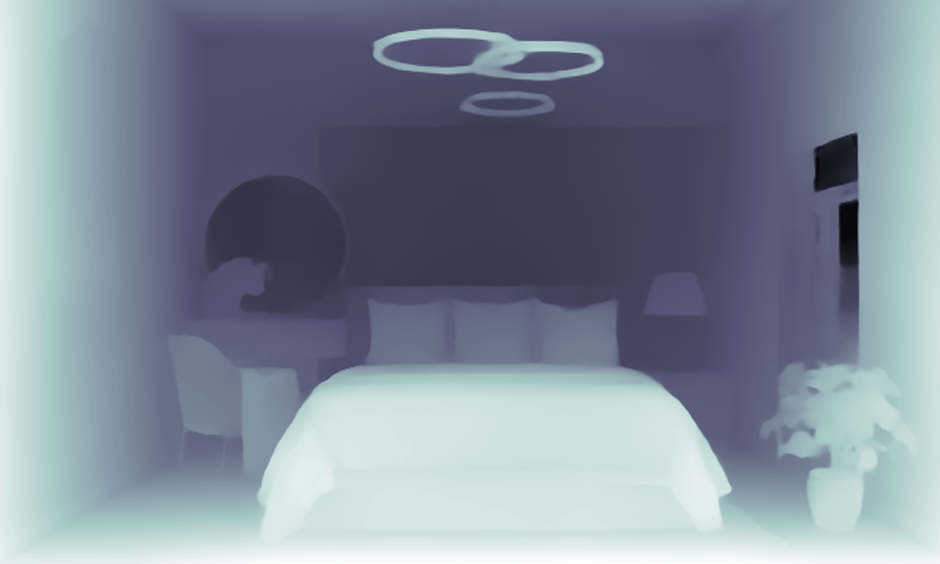
#> input picture metadata/images/orig/no-crop/2_nocrop.png, 940 x 564 px
$ jupyter execute --allow-errors 0_standardize.ipynb
#> lines starting #> are read from the running program, lines starting #| are printed output that depends on the picture
### utils.py
"""
This module contains utility functions for standardizing images and evaluating generated images & depth-maps

"""

import json
import numpy as np
from typing import List
from pathlib import Path
from PIL import Image
from skimage.metrics import (
    normalized_root_mse as nrmse,
    structural_similarity as ssim,
    peak_signal_noise_ratio as psnr,
)
from rich.table import Table
from matplotlib import pyplot as plt


# Local imports
from MANIQA.batch_predict import MANIQAScore


MANIQA_MODEL_FILEPATH = Path("./MANIQA/ckpt_kadid10k.pt")


def standardize_intensity(img: np.ndarray) -> np.ndarray:
    """
    Rescales intensity between 0-255

    """
    img = img - img.min()
    img = img / img.max() * 255

    return img.astype(np.uint8)


# [147 lines left out: functions calc_metrics, maniqa_score, create_table, display_results, not called in this run]

### 0_standardize.ipynb
# Standardizing depth-maps

### Table of Contents
1. [Standardizing depth-maps](#standardizing-depth-maps)
2. [Impact Study for `6.npy`](#impact-study-for-6.npy)
3. [Metric comparison between the generated depth-maps for the given and standardized depth-maps](#metric-comparison-between-the-generated-depth-maps-for-the-given-and-standardized-depth-maps)

The first step involved studying the input depth-maps & prompts. I quickly discovered that the depth-maps were not all in normalized-grayscale and had varying bit-depths. To ensure that the depth-maps were consistent (which is a soft requirement for the SD & ControlNet models), I decided to normalize them to an 8-bit (`uint8`) grayscale format, saved as `.png` files. Below, I standardize the given depth-maps and plot both the provided and standardized sets.

[cell 1]
import numpy as np
from rich import print
from pathlib import Path
from matplotlib import pyplot as plt
from PIL import Image

# Local imports
from utils import standardize_intensity, calc_metrics

# `standardize_intensity` is a function that takes a grayscale image and returns a brightness-standardized version of it
# `calc_metrics` is a function that takes a pair of images and returns a dictionary of metrics - NRMSE, SSIM, and PSNR


img_path = Path("./metadata/images/orig")
pngs = [f for f in img_path.glob("*.png")]
npys = [f for f in img_path.glob("*.npy")]

pngs.sort(), npys.sort()

save_path = img_path.parent / "grayscale"
save_path.mkdir(exist_ok=True)

[cell 2]
for png in pngs:
    img = Image.open(png)

    # Convert to grayscale
    img = img.convert("L")
    img_np = np.asarray(img)

    # Standardize intensity
    img_np = standardize_intensity(img_np)

    # Save as PNG
    img = Image.fromarray(img_np)
    img.save(save_path / (png.stem + "_G.png"), bits=8, optimize=True)

# Plot the original & grayscale images
#> (the rest of this cell did not finish here and is left out)

[cell 3]
for npy in npys:
    img_np = np.load(npy)  # NOTE: Already in grayscale, but not standardized

    # Save the original (for comparison)
    img_orig = Image.fromarray(img_np.astype(np.uint8))
    img_orig.save(save_path.parent / (npy.stem + ".png"))

    # Standardize intensity
    img_np = standardize_intensity(img_np)

    # Save as PNG
    img = Image.fromarray(img_np)
    img.save(save_path / (npy.stem + "_G.png"), bits=8, optimize=True)

# Plot the original & grayscale images
#> (the rest of this cell did not finish here and is left out)

It is clear that the original images (top) are not all in grayscale (some have extra channels), have varying bit-depths, and especially, for "6.npy", the brightness is very low. We standardize the images by converting them to grayscale, and rescaling the brightness, and also study the impact of this process on "6.npy".

[cell 4]
# Doing the same as above for "2_nocrop.png"
img = Image.open(img_path / "no-crop/2_nocrop.png")
#> img is the input picture: PIL image 940x564 RGB; mean R, G, B 128, 138.6, 154.2

plt.imshow(img, cmap=plt.cm.gray)
plt.title("2_nocrop.png")
plt.colorbar()
plt.show()
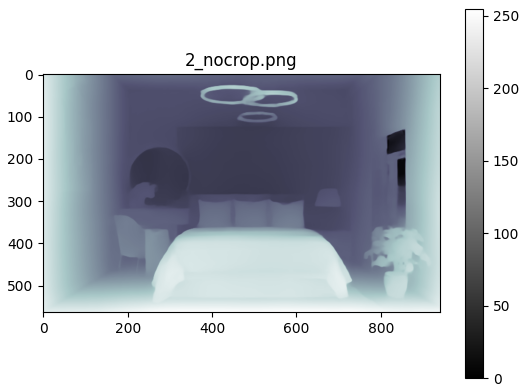
#> figure drawn by matplotlib, 2 panels

img = img.convert("L")
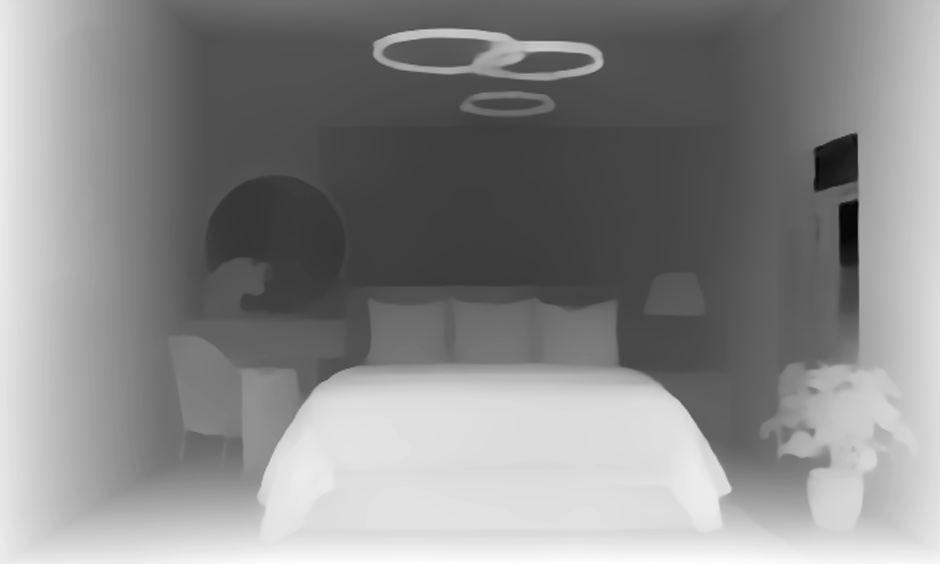
#> img: PIL image 940x564 L; min 0, max 255, mean 137.2

img_np = np.asarray(img)
img_np = standardize_intensity(img_np)

img_2 = Image.fromarray(img_np)
img_2.save(save_path / "2_nocrop_G.png")

plt.imshow(img_2, cmap=plt.cm.gray)
plt.title("2_nocrop_G.png")
plt.colorbar()
plt.show()
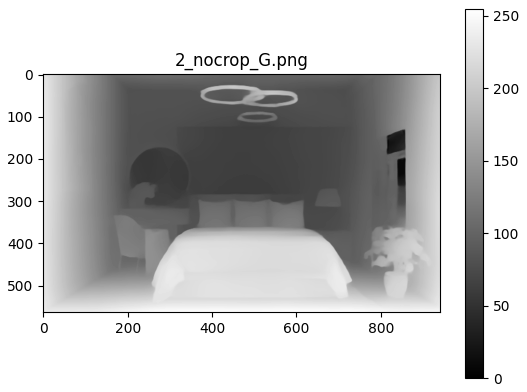
#> figure drawn by matplotlib, 2 panels

## Impact Study for `6.npy`
Here, we visually compare the generated images and depth-maps for the provided and standardized depth-maps. After this, we provide some quantitative analysis, using Mean Squared Error (MSE), Peak Signal-to-Noise Ratio (PSNR), and Structural Similarity Index Measure (SSIM) scores. The associated ComfyUI workflow is available [here](./workflows/0_standardize/0_standardize_workflow.json) (`./workflows/0_standardize/0_standardize_workflow.json`).

<h4>ComfyUI Workflows (No Standardization vs Standardization)</h4>
NO< Standardization">

[cell 5]
# import jupyter_compare_view

[cell 6]
# Depth-Maps
res_path = Path("./results/0_standardize/")

no_std_dms = [f for f in res_path.glob("no_std_*")]
std_dms = [f for f in res_path.glob("std_*")]

no_std_dms.sort(), std_dms.sort()
no_std_dms, std_dms

#> (a cell that did not finish here is left out)

#> (a cell that did not finish here is left out)

#> (a cell that did not finish here is left out)

Comparing the depth-maps, created using the generated image

#> (a cell that did not finish here is left out)

## Metric comparison between the generated depth-maps for the given and standardized depth-maps
* NRMSE
* PSNR
* SSIM

#> (a cell that did not finish here is left out)

#> (a cell that did not finish here is left out)

#> (a cell that did not finish here is left out)

[cell 14]
# Table of metrics
from rich.table import Table

table = Table(title="Quantitative Metrics", padding=(0, 0))
table.add_column("Metric", justify="center", style="dark_magenta")
table.add_column("6.png (Given)", justify="center", style="orange3")
table.add_column("6_G.png (Standardized)", justify="center", style="green")

# Chosen metrics
metrics = Table(show_edge=False)

for i in ["NRMSE ↓", "SSIM ↑", "PSNR ↑"]:
    metrics.add_row(i)


# 6.png (Given)
_6 = Table(show_edge=False)
_6.add_column("DepthAnything", justify="center")
_6.add_column("DepthAnything v2", justify="center")
_6.add_column("MiDaS", justify="center")
#> (the rest of this cell did not finish here and is left out)
